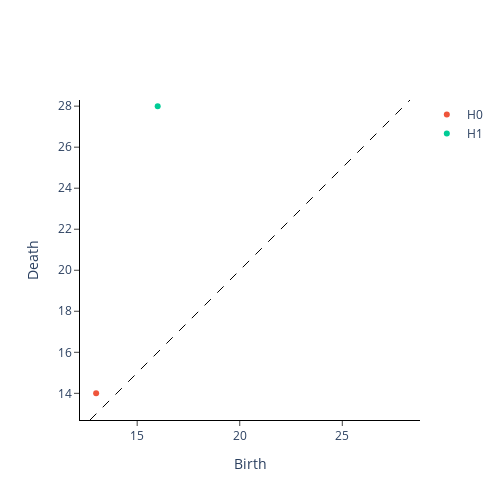

This figure's notebook cell:
### Markdown cell above
The next step is to use either of these filtrations to compute the corresponding persistent homology.

### Code cell
from gtda.homology import CubicalPersistence

cubical_persistence = CubicalPersistence(n_jobs=-1)
digit_height_persistence = cubical_persistence.fit_transform_plot(digit_height_filtration)

### Figure 1 — Plotly figure (JSON) as saved in the notebook; plotly's stock layout.template omitted (floating-point values rounded to 4 significant figures)
{"data": [{"hoverinfo": "none", "line": {"color": "black", "dash": "dash", "width": 1}, "mode": "lines", "showlegend": false, "type": "scatter", "x": [12.7, 28.3], "y": [12.7, 28.3]}, {"hoverinfo": "text", "hovertext": ["(13.0, 14.0)"], "mode": "markers", "name": "H0", "type": "scatter", "x": [13], "y": [14]}, {"hoverinfo": "text", "hovertext": ["(16.0, 28.0)"], "mode": "markers", "name": "H1", "type": "scatter", "x": [16], "y": [28]}], "layout": {"height": 500, "plot_bgcolor": "white", "width": 500, "xaxis": {"autorange": false, "exponentformat": "e", "linecolor": "black", "linewidth": 1, "mirror": false, "range": [12.7, 28.3], "showexponent": "all", "showline": true, "side": "bottom", "ticks": "outside", "title": {"text": "Birth"}, "type": "linear", "zeroline": true}, "yaxis": {"autorange": false, "exponentformat": "e", "linecolor": "black", "linewidth": 1, "mirror": false, "range": [12.7, 28.3], "scaleanchor": "x", "scaleratio": 1, "showexponent": "all", "showline": true, "side": "left", "ticks": "outside", "title": {"text": "Death"}, "type": "linear", "zeroline": true}}}
